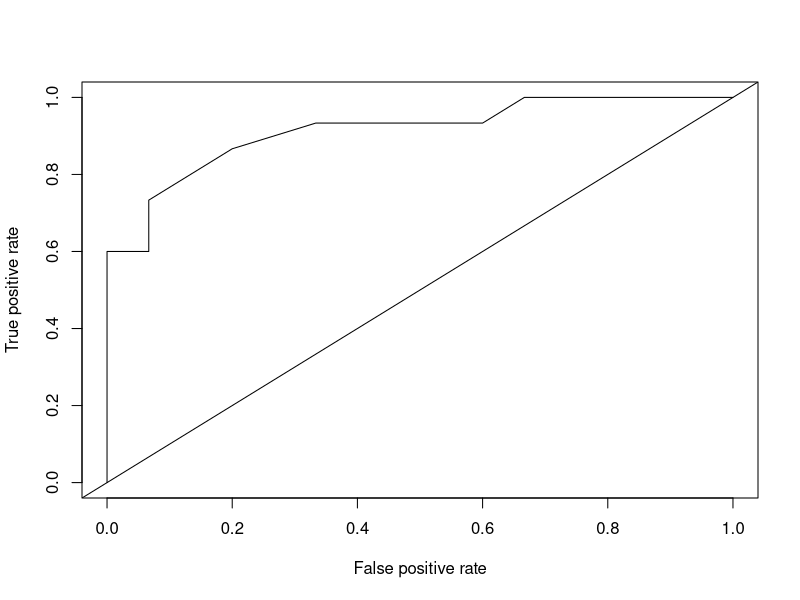
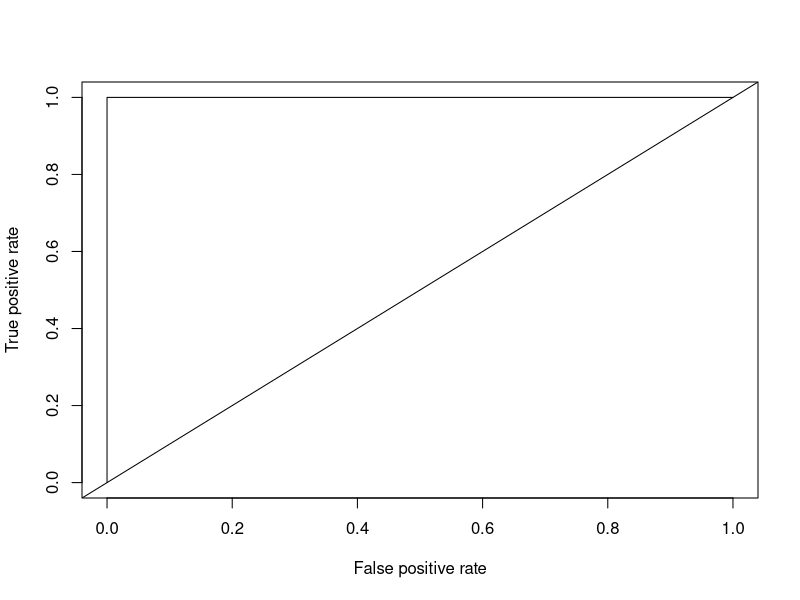

The R source for these figures, in order:
## ---- chunk 1
knitr::opts_chunk$set(
fig.path = "./media/validation/"
)
## ---- chunk 2
# prepare the dataset
library(caret)
species <- c("setosa", "versicolor")
d <- iris[iris$Species %in% species,]
d$Species <- factor(d$Species, levels = species)
trainIndex <- caret::createDataPartition(d$Species, p=0.7, list = FALSE, 
                                         times = 1)
train <- d[trainIndex,]
test <- d[-trainIndex,]
y_test <- test$Species == species[2]
## ---- chunk 3
m <- glm(Species ~ Sepal.Length, train, family = "binomial")
y_hat_test <- predict(m, test[,1:4], type = "response") > 0.5
## ---- chunk 4
y_test[1:10]
y_hat_test[1:10]
## ---- chunk 5
table(y_hat_test, y_test)
## ---- chunk 6
library(caret)
m2 <- train(Species ~ Sepal.Length, train, method = "glm", family = binomial)
confusionMatrix(predict(m2, test), test$Species)
## ---- chunk 7
library(ROCR)
plot_roc_get_auc <- function(pred, test_labels) {
  roc_pred <- ROCR::prediction(pred, test_labels)
  roc_perf <- ROCR::performance(roc_pred, measure = "tpr", x.measure = "fpr")
  ROCR::plot(roc_perf, col = 1:10)
  abline(a = 0, b = 1)
  auc_perf <- ROCR::performance(roc_pred, measure = "auc", x.measure = "fpr")
  return(auc_perf@y.values[[1]])
}

species <- c("setosa", "versicolor")
iris_bin <- iris[iris$Species %in% species,]
iris_bin$Species <- factor(iris_bin$Species, levels = species)
trainIndex <- caret::createDataPartition(iris_bin$Species, p=0.7, list = FALSE, 
                                         times = 1)
train <- iris_bin[trainIndex,]
test <- iris_bin[-trainIndex,]


m <- glm(Species ~ Sepal.Length, train, family = binomial)
plot_roc_get_auc(
  pred = predict(m, test[,1:4], type = "response"),
  test_labels = as.integer(test[["Species"]]) - 1)


rf <- randomForest::randomForest(Species ~ ., data = train)
plot_roc_get_auc(
  pred = predict(rf, test[, 1:4], type = "prob")[,'versicolor'],
  test_labels = as.integer(test[["Species"]]) - 1)
